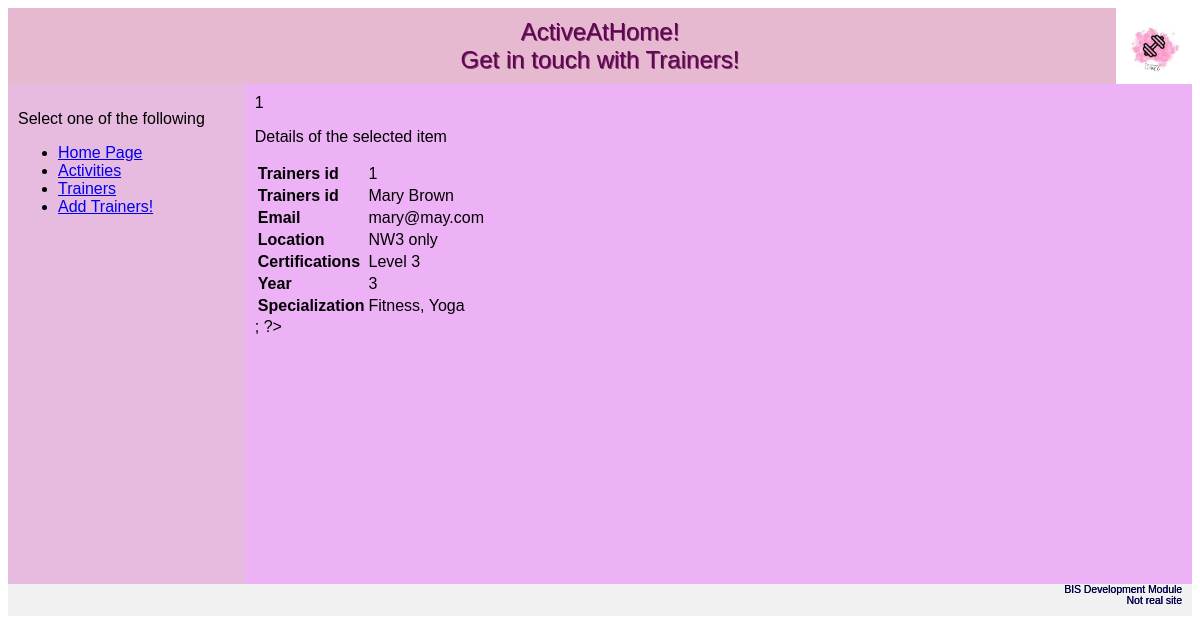
The app's page /view_T.php?id=1 with its own data.
### tables this page shows
CREATE TABLE Trainers (
    triId INT AUTO_INCREMENT,
    triName VARCHAR(100) NOT NULL ,
    triEmail VARCHAR(100) NOT NULL UNIQUE,
    triLocation VARCHAR(200) NOT NULL,
    triCertifications VARCHAR(500) NOT NULL,
    triYear INT NOT NULL,
    triSpecialization VARCHAR(200) NOT NULL,
    CONSTRAINT t_triId_pk PRIMARY KEY (triId)
);

### private/class_database.php (called while the page is built, shortened)
<?php
class Database {
    static protected $database;
    static protected $table_name = "";
    static protected $primary_key = "";
    static public function set_database($database) {
        self::$database = $database;
    }
    static public function find_by_sql($sql) {
        $result = self::$database->query($sql);
        $object_array = [];
        while ($record = $result->fetch_assoc()) {
            $object_array[] = static::instantiate($record);
        }
        return $object_array;
    }
    static public function find_by_id($id) {
        $escaped_id = self::$database->escape_string($id);
        $sql = "SELECT * FROM " . static::$table_name .
               " WHERE " . static::$primary_key . " = '" . $escaped_id . "'";
        $obj_array = static::find_by_sql($sql);
        return !empty($obj_array) ? array_shift($obj_array) : false;
    }
    static protected function instantiate($record) {
        $object = new static;
        foreach ($record as $property => $value) {
            if (property_exists($object, $property)) {
                $object->$property = $value;
            }
        }
        return $object;
    }
}
?>

### public/view_T.php (the view, shortened to what this page needs)
<!DOCTYPE html>
<html lang="en">
<head>
<link rel=stylesheet type=text/css href=style.css>
</head>
<body>
<div class="header">
	ActiveAtHome! <br>
	Get in touch with Trainers!
</div>
<div class="row">
  	<div class="column side">
	</div>
  	<div class="column middle">
<?php
			$id = $_GET['id'];
			if(!$id) {
						echo "problem - redirect";
				}	else {
						echo $id;
				}
				$specific_Trainers = Trainers::find_by_id($id);
			echo " <p> Details of the selected item </p> ";
			echo "<table>";
			echo "<tr> <td><b> Trainers id </b> </td> <td>" . $specific_Trainers->triId . "</td> </tr>";
			echo "<tr> <td><b> Trainers id </b> </td> <td>" . $specific_Trainers->triName . "</td> </tr>";
			echo "<tr> <td> <b> Email </b> </td> <td>" . $specific_Trainers->triEmail . "</td> </tr>";
			echo "<tr> <td> <b> Location </b> </td> <td>" . $specific_Trainers->triLocation . "</td> </tr>";
			echo "<tr> <td> <b> Certifications </b> </td> <td>" . $specific_Trainers->triCertifications . "</td> </tr>";
			echo "<tr> <td> <b> Year </b> </td> <td>" . $specific_Trainers->triYear . "</td> </tr>";
			echo "<tr> <td> <b> Specialization </b> </td> <td>" . $specific_Trainers->triSpecialization . "</td> </tr>";
			echo "</table>";
			?>;
?>
  	 </div>
<div class="footer">
  BIS Development Module<br>
  Not real site
</div>
</body>
</html>

### public/style.css (style rules this page uses)
* { box-sizing: border-box; }
body { font-family: Arial, Helvetica, sans-serif; }
.header { background-color: #e6b9d1; background-image: url(logo.jpg); background-size: contain; background-repeat: no-repeat; background-position: right top; padding: 10px; text-align: center; font-size: 1.5em; color: rgb(94, 6, 79); text-shadow: 1px 0.5px rgba(94, 6, 79, 0.724);; }
.column { float: left; padding: 10px; height: 500px; }
.column.side { background-color: rgba(205, 50, 182, 0.285); width: 20%; }
.column.middle { background-color:#edb1f5; width: 80%; }
.row:after { content: ""; display: table; clear: both; }
.footer { background-color: #f1f1f1; padding: 10px; padding-bottom: 10px; text-align: right; font-size: 0.65em; text-shadow: 0.3px 0.3px blue; }

### records on screen
trainers: triId "1", triName "Mary Brown", triEmail "mary@may.com", triLocation "NW3 only", triCertifications "Level 3", triYear "3", triSpecialization "Fitness, Yoga"

### other values on screen
$id "1"
